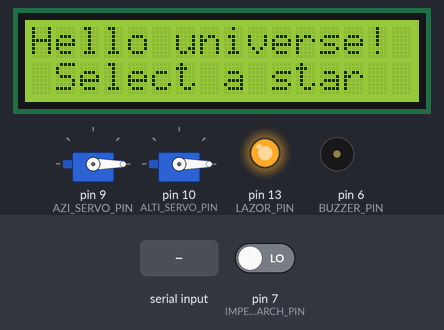
The sketch below on a simulated Arduino Uno, built with avr-gcc and run on an emulated ATmega328P. On the bench: 2 × servo, 16×2 character LCD, output pins drawn as LEDs (lit = HIGH), buzzer (waves = sounding). Inputs (shaded band) come from the test bench; at power-on: pin 7 (IMPERIALMARCH_PIN) LOW. Pins used as bus, display or sensor lines are not drawn; what the sketch prints to the serial monitor is not drawn.

Above: at 1.2 s.
1.3 s: "rest 1\n" received over Serial
At 3.6 s:
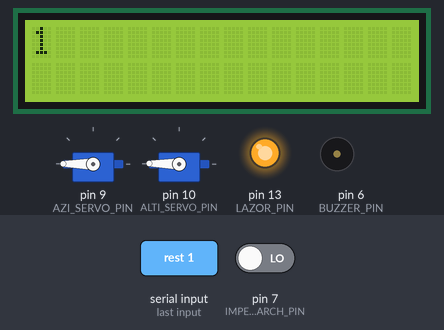
4.1 s: "rest" received over Serial
At 6.0 s:
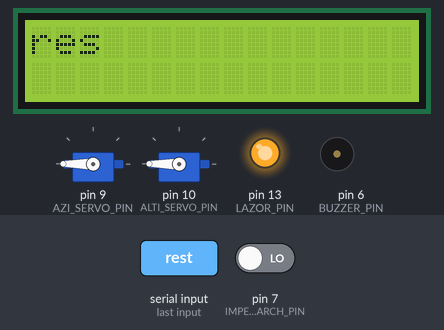
6.9 s: "1 90 45\n" received over Serial
At 9.4 s:
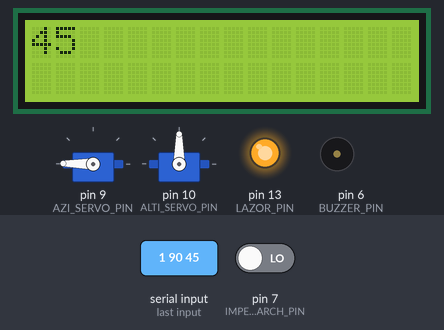
9.7 s: pin 7 (IMPERIALMARCH_PIN) driven HIGH
At 11.3 s:
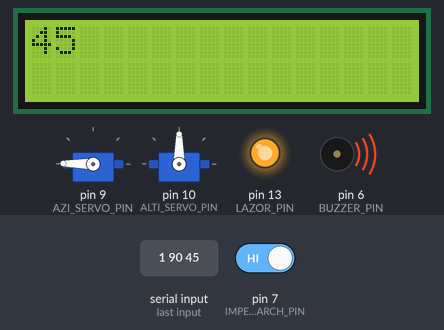
Timing chart, 0 to 12.3 s (numbered marks = the images above; inputs shaded):
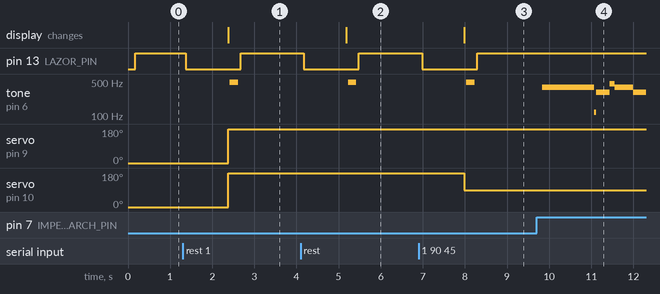

The sketch:

hackUPC2016.ino
```cpp
#include <Servo.h>
#include <LiquidCrystal.h>

Servo aziservo;
Servo altiservo;
const int AZI_SERVO_PIN = 9;
const int ALTI_SERVO_PIN = 10;
const int LAZOR_PIN = 13;
const int BUZZER_PIN = 6;
const int IMPERIALMARCH_PIN = 7;
LiquidCrystal lcd(12, 11, 5, 4, 3, 2);

void setup() {
  Serial.begin(9600); // set the baud rate
  // print "Ready" once to check the serial comm is well configured
  Serial.println("Ready");
  aziservo.attach(AZI_SERVO_PIN);
  altiservo.attach(ALTI_SERVO_PIN);
  aziservo.write(0);
  altiservo.write(0);
  pinMode(LAZOR_PIN, OUTPUT);
  pinMode(BUZZER_PIN, OUTPUT);
  pinMode(IMPERIALMARCH_PIN, INPUT);

  // set up the LCD's number of columns and rows:
  lcd.begin(16, 2);
  // Print a message to the LCD.
  lcd.print("Hello universe!");
  lcd.setCursor(1, 1);
  lcd.print("Select a star");


}

void loop() {
  // set the cursor to column 0, line 1
  // (note: line 1 is the second row, since counting begins with 0):
  lcd.setCursor(0, 1);
  if (Serial.available()){
    digitalWrite(LAZOR_PIN, LOW);
    //We now have to get the azmiuth, altitude and name of the object
    String inStr = Serial.readString();
    int separationIndex = inStr.indexOf(' ');
    String aziString = inStr.substring(0, separationIndex); // read the incoming azimuth
    inStr = inStr.substring(separationIndex+1);
    separationIndex = inStr.indexOf(' ');
    String altiString = inStr.substring(0, separationIndex); // read the incoming altitude
    String starName, starName1, starName2; // read the incoming object name
    starName = inStr.substring(separationIndex+1, inStr.length()-1);

    // Detects whether we have to split the name of the star
    // into two different lines, so that we don't lose data
    bool twolines = false;
    if (starName.length() > 16)
    {
       starName1 = starName.substring(0, 15);
       starName2 = starName.substring(15, starName.length());
       twolines = true;
    }

    Serial.print(inStr+" "+starName);

    lcd.clear();
    if (!twolines)
    {
      lcd.print(starName);
    }
    else
    {
      lcd.print(starName1);
      lcd.setCursor(1,1);
      lcd.print(starName2);
    }

    //get the in values of the coordinates and translate them to servo rotation.
    int azimuth = aziString.toInt();
    int altitude = altiString.toInt();

    aziservo.write(0);
    altiservo.write(0);


    azimuth = map(azimuth, 0, 360, 360, 0);


    // If azimuth is over 180 degrees, let's fix this (servomotors rotate to a max of 180 degrees)
    if (azimuth > 180)
    {
      azimuth = azimuth - 180;
      altitude = 180 - altitude;
    }

    aziservo.write(azimuth);
    altiservo.write(altitude);

    //send the data back in a new line so that it is not all one long line
    Serial.print(azimuth);
    Serial.print(" ");
    Serial.println(altitude);
    playTone(1000, 200);
  }

  if (digitalRead(IMPERIALMARCH_PIN) == HIGH){
    Serial.print("HO HO HO, you fount the easter egg! <3");
    imperialMarch();
  }

  delay(100); // delay for 1/10 of a second
  digitalWrite(LAZOR_PIN, HIGH);
}
```

imperialPiezoMarch.ino
```cpp
 int speakerPin = 6;
  int length = 70;
  String notes[] = {"G4","G4", "G4", "D#4/Eb4", "A#4/Bb4", "G4", "D#4/Eb4","A#4/Bb4", "G4", "D5", "D5", "D5", "D#5/Eb5", "A#4/Bb4", "F#4/Gb4", "D#4/Eb4","A#4/Bb4", "G4", "G5","G4","G4","G5","F#5/Gb5", "F5","E5","D#5/Eb5","E5", "rest", "G4", "rest","C#5/Db5","C5","B4","A#4/Bb4","A4","A#4/Bb4", "rest", "D#4/Eb4", "rest", "F#4/Gb4", "D#4/Eb4","A#4/Bb4", "G4" ,"D#4/Eb4","A#4/Bb4", "G4"};
  int beats[] = { 8, 8, 8, 6, 2, 8, 6 , 2 ,16 , 8, 8, 8, 6, 2, 8, 6, 2, 16,8,6,2,8,6,2,2, 2, 2,6,2,2,8,6,2,2,2,2,6,2,2,9,6,2,8,6,2,16  };
  int tempo = 50;

  void playTone(int tone, int duration) {
    for (long i = 0; i < duration * 1000L; i += tone * 2) {
      digitalWrite(speakerPin, HIGH);
      delayMicroseconds(tone);
      digitalWrite(speakerPin, LOW);
      delayMicroseconds(tone);
    }
  }

  void playNote(String note, int duration) {
    String noteNames[] = { "D#4/Eb4", "E4", "F4", "F#4/Gb4", "G4", "G#4/Ab4", "A4", "A#4/Bb4", "B4", "C5", "C#5/Db5", "D5", "D#5/Eb5", "E5", "F5", "F#5/Gb5", "G5", "G#5/Ab5", "A5", "A#5/Bb5", "B5", "C6", "C#6/Db6", "D6", "D#6/Eb6", "E6", "F6", "F#6/Gb6", "G6" };
    int tones[] = { 1607, 1516, 1431, 1351, 1275, 1203, 1136, 1072, 1012, 955, 901, 851, 803, 758, 715, 675, 637, 601, 568, 536, 506, 477, 450, 425, 401, 379, 357, 337, 318 };
    for (int i = 0; i < 29; i++) {
      if (noteNames[i] == note) {
        playTone(tones[i], duration);
      }
    }
  }
  void imperialMarch() {
    for (int i = 0; i < length; i++) {
      if (notes[i] == "rest") {
        delay(beats[i] * tempo);
      } else {
        playNote(notes[i], beats[i] * tempo);
      }
      delay(tempo / 2);
    }
  }
```

Measured:
- after the input at 1.3 s, pin 13 (LAZOR_PIN): HIGH → LOW after 0.07 s, → HIGH 1.3 s later; tone on pin 6 (BUZZER_PIN): silent → 497 Hz after 1.1 s, → silent 0.20 s later; servo on pin 9 (AZI_SERVO_PIN): 0° → 180° after 1.1 s; servo on pin 10 (ALTI_SERVO_PIN): 0° → 179° after 1.1 s; the display: changes after 1.1 s (image 1)
- after the input at 4.1 s, pin 13 (LAZOR_PIN): HIGH → LOW after 0.08 s, → HIGH 1.3 s later; tone on pin 6 (BUZZER_PIN): silent → 497 Hz after 1.1 s, → silent 0.20 s later; servo on pin 10 (ALTI_SERVO_PIN): 179° → 180° after 1.1 s; the display: changes after 1.1 s (image 2)
- after the input at 6.9 s, pin 13 (LAZOR_PIN): HIGH → LOW after 0.08 s, → HIGH 1.3 s later; tone on pin 6 (BUZZER_PIN): silent → 497 Hz after 1.1 s, → silent 0.20 s later; servo on pin 9 (AZI_SERVO_PIN): 180° → 179° after 1.1 s; servo on pin 10 (ALTI_SERVO_PIN): 180° → 90° after 1.1 s; the display: changes after 1.1 s (image 3)
- after the input at 9.7 s, tone on pin 6 (BUZZER_PIN): plays 388 Hz for 1.2 s, 120 Hz for 0.04 s, 310 Hz for 0.32 s, 464 Hz for 0.12 s, 391 Hz for 0.44 s, 310 Hz for 0.30 s, starting after 0.14 s
